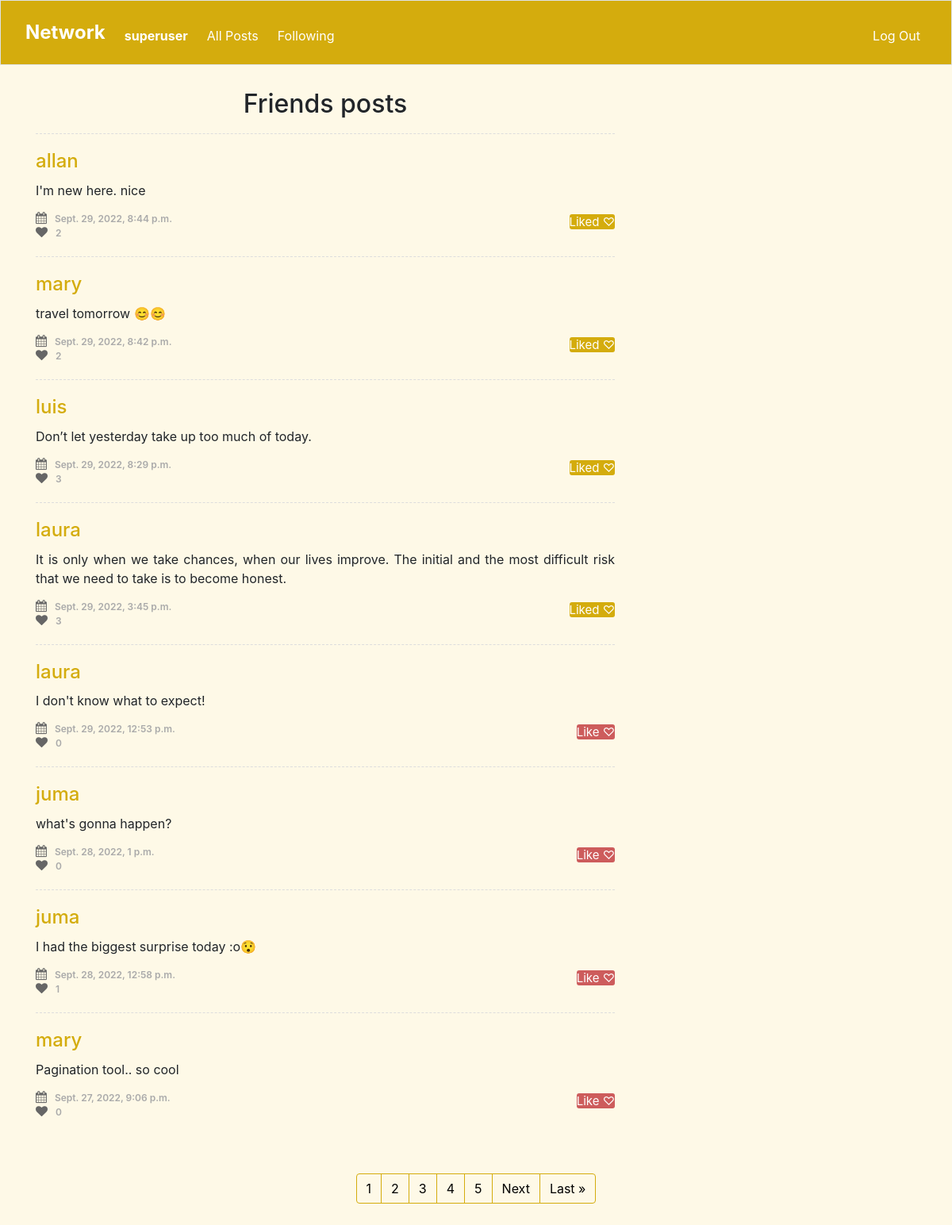
Page /following (signed in) on the committed database.
### network/models.py (models this page shows, shortened)
class User(AbstractUser):
    pass

class Posts(models.Model):
    id = models.IntegerField(primary_key=True, editable=False)
    data = models.DateTimeField(default=datetime.datetime.now)
    texto = models.CharField(max_length=900)
    dono = models.ForeignKey(User, on_delete=models.CASCADE, related_name="user_postou")
    likes = models.ManyToManyField(User, related_name="like", default=None, blank=True)
    like_count = models.BigIntegerField(default="0")

### network/views.py (the view)
# urls.py: path("following", views.following, name="following"),
@login_required(login_url="/login")  # redirect when user is not logged in
def following(request):
    if request.method == "GET":
        current_user = request.user
        seguindo = Followers.objects.filter(conta=current_user.id).values(
            "seguindo_id",
        )
        lista_de_ids = []
        for i in range(len(seguindo)):
            lista_de_ids.append(seguindo[i]["seguindo_id"])
        contents = Posts.objects.all()
        already_liked = []
        id = request.user.id
        for content in contents:
            if content.likes.filter(id=id).exists():
                already_liked.append(content.id)
        data = (
            Posts.objects.filter(dono__in=lista_de_ids)
            .order_by("-data")
            .values("texto", "data", "dono_id__username", "dono", "like_count", "id")
        )
        p = Paginator(data, 8)
        page = request.GET.get("page")
        todas = p.get_page(page)
        nums = " " * todas.paginator.num_pages
        return render(
            request,
            "network/timeline.html",
            {
                "usuario": current_user,
                "data": data,
                "already_liked": already_liked,
                "todas": todas,
                "nums": nums,
            },
        )

### network/templates/network/timeline.html (shortened to what this page needs)
{% extends "network/layout.html" %}
{% block body %}
    <section class="content-item" id="comments">
        <div class="container">
            <div class="row">
                <div class="col-sm-8">
                    <h2 style="padding-top:0px;">Friends posts</h2>
                    {% for item in todas %}
                    <div class="media">
                        <div class="media-body">
                            <h4><a href="{% url 'profile' item.dono %}">{{item.dono_id__username}}</a></h4>
                            <p>{{item.texto}}</p>
                            <ul class="list-unstyled list-inline media-detail pull-left">
                                <li><i class="fa fa-calendar"></i>{{item.data}}</li>
                                <li><i class="fa fa-heart"></i><span id="like_count" class="{{item.id}}" value="{{item.like_count}}">{{item.like_count}}</span></li>
                            </ul>
                            {% if user.is_authenticated %}
                            <ul class="list-unstyled list-inline media-detail pull-right">
                                {% if item.id in already_liked %}
                                        <a name="{{item.id}}" class="btn-secondary like-review" id="co" style="background-color:#D4AC0D;">Liked ♡</a>
                                    {% else %}
                                        <a name="{{item.id}}" class="btn-secondary like-review" id="co">Like ♡ </a>
                                    {% endif %}
                            </ul>
                            {% endif %}
                        </div>
                    </div>
                    {% endfor %}
                </div>
            </div>
            <br><br>
        </div>
        <nav aria-label="Page navigation example">
            <ul class="pagination justify-content-center">
          {% for i in nums %}
              <li class="page-item"><a class="page-link" href="?page={{ forloop.counter }}" style="background-color:#FEF9E7; color:black; border-color:#D4AC0D;">{{ forloop.counter }}</a></li>
          {% endfor %}
          {% if todas.has_next %}
              <li class="page-item"><a class="page-link" href="?page={{ todas.next_page_number }}" style="background-color:#FEF9E7; color:black; border-color:#D4AC0D;">Next</a></li>
              <li class="page-item"><a class="page-link" href="?page={{ todas.paginator.num_pages }}" style="background-color:#FEF9E7; color:black; border-color:#D4AC0D;">Last &raquo</a></li>
          {% endif %}
           </ul>
          </nav>
          <br/>
    </section>
{% endblock %}

### network/templates/network/layout.html (shortened to what this page needs)
{% load static %}
<!DOCTYPE html>
<html lang="en">
    <head>
        <link rel="stylesheet" href="https://stackpath.bootstrapcdn.com/bootstrap/4.4.1/css/bootstrap.min.css">
        <link href="{% static 'network/styles.css' %}" rel="stylesheet">
        <link rel="stylesheet" href="https://stackpath.bootstrapcdn.com/bootstrap/4.5.0/css/bootstrap.min.css">
        <link rel="stylesheet" href="https://maxcdn.bootstrapcdn.com/font-awesome/4.7.0/css/font-awesome.min.css">
    </head>
    <body style="background-color: #FEF9E7; padding: 0px;">
        <nav class="border navbar navbar-expand-md navbar-light sticky-top" style="background-color:#D4AC0D;">
            <div class="container-fluid">
                <a class="navbar-brand" href="{% url 'index' %}"><span class="logo" style="color:#fff; font-size:120%">
                    <b>Network</b></span>
                </a>
            <div class="collapse navbar-collapse" id="navbar">
                {% if user.is_authenticated %}
                <ul class="navbar-nav me-auto mt-2">
                    <li class="nav-item"><a class="nav-link" href="{% url 'profile' user.id %}" style="color:white;"><strong>{{ user.username }}</strong></a></li>
                </ul>
                {% endif %}
                <ul class="navbar-nav me-auto mt-2">
                    <li class="nav-link"><a class="nav-link" href="{% url 'index' %}" style="color:white;">All Posts</a></li>
                </ul>
                {% if user.is_authenticated %}
                    <ul class="navbar-nav me-auto mt-2">
                        <li class="nav-item"><a class="nav-link" href="{% url 'following' %}" style="color:white;">Following</a></li>
                    </ul>
                    <ul class="navbar-nav ml-auto mt-2">
                        <li class="nav-item"><a class="nav-link" href="{% url 'logout' %}" style="color:white;">Log Out</a></li>
                    </ul>
                {% else %}
                    <ul class="navbar-nav ml-auto mt-2">
                        <li class="nav-item"><a class="nav-link" href="{% url 'register' %}" style="color:white;">Register</a></li>
                        <li class="nav-item"><a class="nav-link" href="{% url 'login' %}" style="color:white;">Log In</a></li>
                    </ul>
                {% endif %}
                </div>
            </div>
          </nav>
        <div class="body">
            {% block body %}
            {% endblock %}
        </div>
    </body>
</html>

### network/templates/network/layout.html (style rules this page uses)
h2 { text-align:center; padding-top:10px; padding-bottom:10px; }

### network/templates/network/timeline.html (style rules this page uses)
.content-item { padding:30px 0; }
#comments .media { border-top:1px dashed #DDDDDD; padding:20px 0; margin:0; }
#comments .media h4 { margin:0 0 10px; }
#comments .media h4 a { color:#D4AC0D; }
#comments .media p { margin-bottom:15px; text-align:justify; }
#comments .media-detail { margin:0; }
#comments .media-detail li { color:#AAAAAA; font-size:12px; padding-right: 10px; font-weight:600; }
#comments .media-detail .btn-secondary { text-align: center; background: #CD5C5C; border-radius: 3px; font-size: 15px; cursor: pointer; border: none; outline: none; color: white; text-decoration: none; -webkit-transition: 0.3s ease; transition: 0.3s ease; }
#comments .media-detail li:last-child { padding-right:0; }
#comments .media-detail li i { color:#666666; font-size:15px; margin-right:10px; }

### rows in the picture
User: username "superuser"
Posts: dono_id__username "allan", texto "I'm new here. nice", data "Sept. 29, 2022, 8:44 p.m.", like_count "2"
Posts: dono_id__username "mary", texto "travel tomorrow 😊😊", data "Sept. 29, 2022, 8:42 p.m.", like_count "2"
Posts: dono_id__username "luis", texto "Don’t let yesterday take up too much of today.", data "Sept. 29, 2022, 8:29 p.m.", like_count "3"
Posts: dono_id__username "laura", texto "It is only when we take chances, when our lives improve. The initial and the most difficult risk that we need to take is to become honest.", data "Sept. 29, 2022, 3:45 p.m.", like_count "3"
Posts: dono_id__username "laura", texto "I don't know what to expect!", data "Sept. 29, 2022, 12:53 p.m.", like_count "0"
Posts: dono_id__username "juma", texto "what's gonna happen?", data "Sept. 28, 2022, 1 p.m.", like_count "0"
Posts: dono_id__username "juma", texto "I had the biggest surprise today :o😯", data "Sept. 28, 2022, 12:58 p.m.", like_count "1"
Posts: dono_id__username "mary", texto "Pagination tool.. so cool", data "Sept. 27, 2022, 9:06 p.m.", like_count "0"
